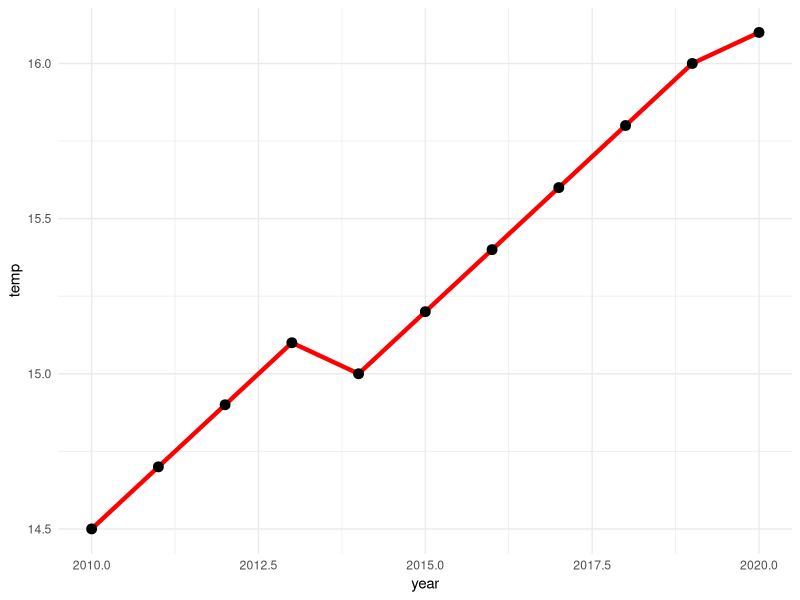
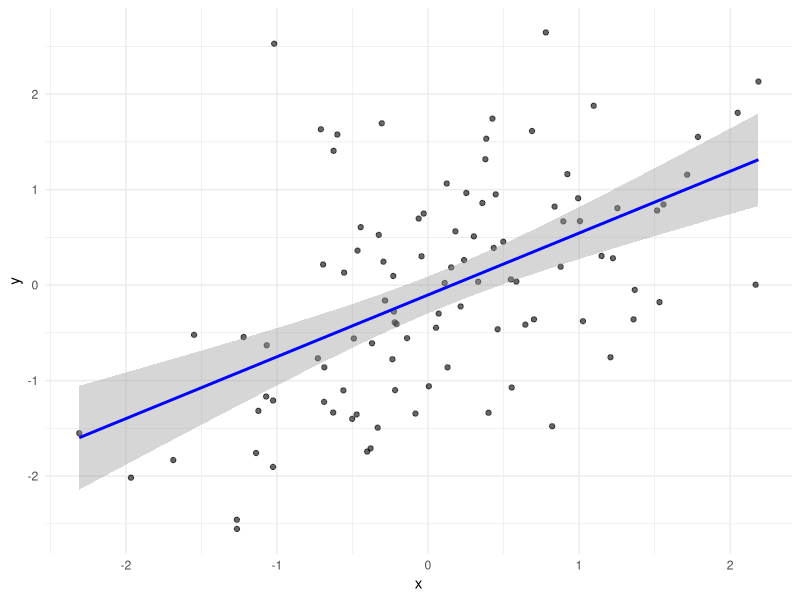

These charts were generated, in order, by the following R code:
## ---- chunk 1
#| echo: false
#| warning: false
#| fig-cap: "Global temperature trends show a steady increase from 14.5°C in 2010 to 16.1°C in 2020, with a minor decline in 2015."
#| fig-alt: "Line chart showing global temperature trends from 2010 to 2020, with temperature in degrees Celsius on the y-axis ranging from approximately 14.5 to 16.1 degrees. The red line with black points demonstrates a general upward trend in temperatures over the decade, rising from 14.5°C in 2010 to 16.1°C in 2020, with minor fluctuations including a slight dip in 2014."
library(ggplot2)

# Create temperature plot
temp_data <- data.frame(
  year = 2010:2020,
  temp = c(14.5, 14.7, 14.9, 15.1, 15.0, 15.2, 15.4, 15.6, 15.8, 16.0, 16.1)
)

ggplot(temp_data, aes(x = year, y = temp)) +
  geom_line(color = "red", size = 1.5) +
  geom_point(size = 3) +
  theme_minimal()
## ---- chunk 2
#| echo: false
#| tbl-cap: "Annual trends in two measured variables across three time points from 2010 to 2020."
library(knitr)

data <- data.frame(
  c(2010, 2015, 2020),
  c(14.5, 15.2, 16.1),
  c(350, 380, 410)
)

kable(data)
## ---- chunk 3
#| echo: false
#| warning: false
#| fig-cap: "Scatterplot showing a positive linear relationship between two normally distributed variables with a fitted regression line and confidence interval."
#| fig-alt: "A scatter plot showing a positive linear relationship between two variables (x and y), with 100 data points displayed as semi-transparent dots and a blue linear regression line with a confidence interval band overlaid on the data."

# Create correlation plot
set.seed(123)
cor_data <- data.frame(
  x = rnorm(100),
  y = rnorm(100)
)
cor_data$y <- cor_data$y + 0.7 * cor_data$x

ggplot(cor_data, aes(x = x, y = y)) +
  geom_point(alpha = 0.6) +
  geom_smooth(method = "lm", se = TRUE, color = "blue") +
  theme_minimal()
